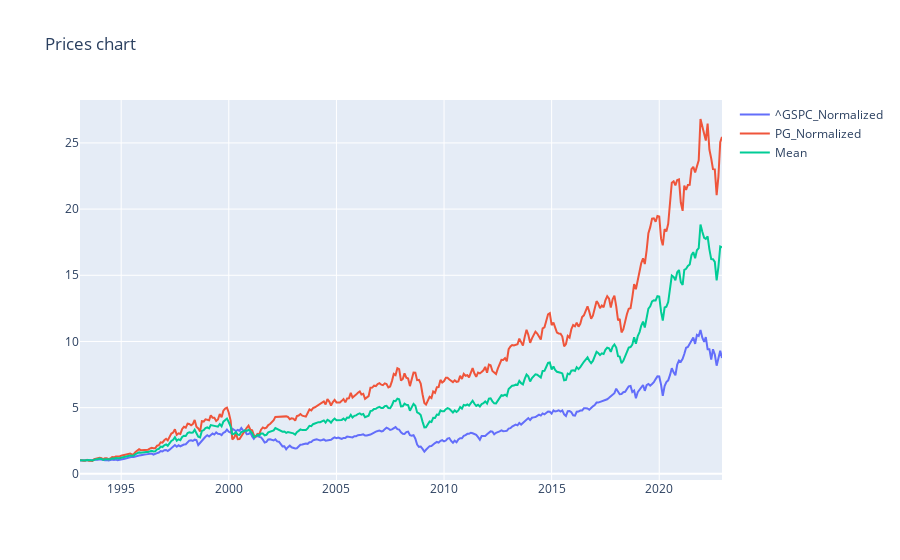
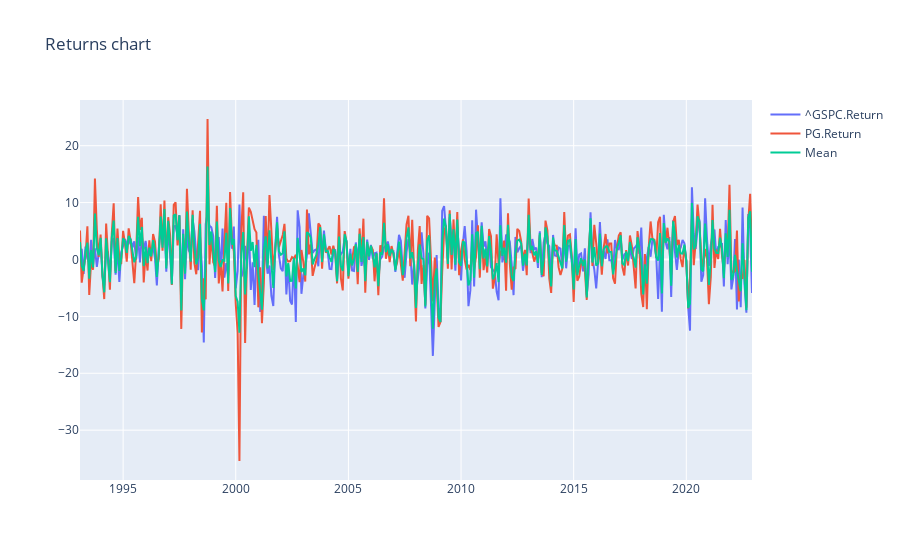

The notebook cell saved with these charts, in order:
### Markdown cell above
### **POINT 1** - Single stock analysis
Collect price information of ‘your stock’ and stock market (S&P 500 index) from Yahoo Finance for the past 5 years, 15 years, and 30 years. 
Note that you have price information – not returns – calculate returns  before you do anything since the CAPM is all about stock returns. 
Using Python calculate parts i) through iv) below (Risk-free returns can be downloaded at http://mba.tuck.dartmouth.edu/pages/faculty/ken.french/data_library.html)
Comment on your results.
- 1 Average Excess returns (excess returns are defined as “returns of a stock/portfolio minus risk-free returns)
- 2 Sharpe-ratio, which is Mean/Standard deviation of excess returns.
- 3 Alpha, which is the constant term in Ordinary Least Squares Regression (OLS). 
- 4 Beta, which is the coefficient of the explanatory variable. 
- 5 Comment on whether your estimates are correct (check for ‘beta’ that you can find in Yahoo Finance to compare).

### Code cell
# Portfolio settings
market_label = '^GSPC'
factor_label = ['RF']
portfolio = {'PG': 1}

print("------------------------------------------------------------------------------------------\n")
print("PORTFOLIO\nPortfolio composition  -> ", portfolio, "\nMarket index ->", market_label, "\nFama/French 3 rate-> ", factor_label, "\n")

# Retrieving all data needed
market, stocks, factor = get_datas(portfolio, market_label, factor_label, start_date_30, end_date)

# Calculating statistics
pf_stats_30, cb_30 = calculate_statistics_1f(portfolio, stocks, market, market_label, factor, 'RF', 'Last 30Y', start_date_30, end_date, balance) 
pf_stats_15, cb_15  = calculate_statistics_1f(portfolio, stocks, market, market_label, factor, 'RF', 'Last 15Y', start_date_15, end_date, balance)
pf_stats_5, cb_5   = calculate_statistics_1f(portfolio, stocks, market, market_label, factor, 'RF', 'Last 5Y', start_date_5, end_date, balance)
pf_stats = pd.concat([pf_stats_5, pf_stats_15, pf_stats_30], axis = 0)

# Printing output - If data not show properly, try to resize the page (Ex. ctrl + mouseWheel, ctrl + '+'/'-')
profit_lb = 'Profit on ' + str(balance) + '$'
print_results(pf_stats)
columns=[col for col in cb_30.columns if col.endswith('.Return') and not col.endswith('.Exc.Return')]
chart(cb_30.filter(regex='_Normalized$'), cb_30.filter(items = columns), "Prices chart", "Returns chart", "Charts section")
#print_datas(cb_30)

### Figure 1 — Plotly figure (JSON) as saved in the notebook; plotly's stock layout.template omitted (floating-point values rounded to 4 significant figures; data arrays with more than 128 entries replaced by an {"elided": "..."} marker saying what was removed)
{"data": [{"name": "^GSPC_Normalized", "type": "scatter", "x": {"elided": "359 str values"}, "y": {"elided": "359 float values"}}, {"name": "PG_Normalized", "type": "scatter", "x": {"elided": "359 str values"}, "y": {"elided": "359 float values"}}, {"name": "Mean", "type": "scatter", "x": {"elided": "359 str values"}, "y": {"elided": "359 float values"}}], "layout": {"title": {"text": "Prices chart"}}}

### Figure 2 — Plotly figure (JSON) as saved in the notebook; plotly's stock layout.template omitted (floating-point values rounded to 4 significant figures; data arrays with more than 128 entries replaced by an {"elided": "..."} marker saying what was removed)
{"data": [{"name": "^GSPC.Return", "type": "scatter", "x": {"elided": "359 str values"}, "y": {"elided": "359 float values"}}, {"name": "PG.Return", "type": "scatter", "x": {"elided": "359 str values"}, "y": {"elided": "359 float values"}}, {"name": "Mean", "type": "scatter", "x": {"elided": "359 str values"}, "y": {"elided": "359 float values"}}], "layout": {"title": {"text": "Returns chart"}}}
